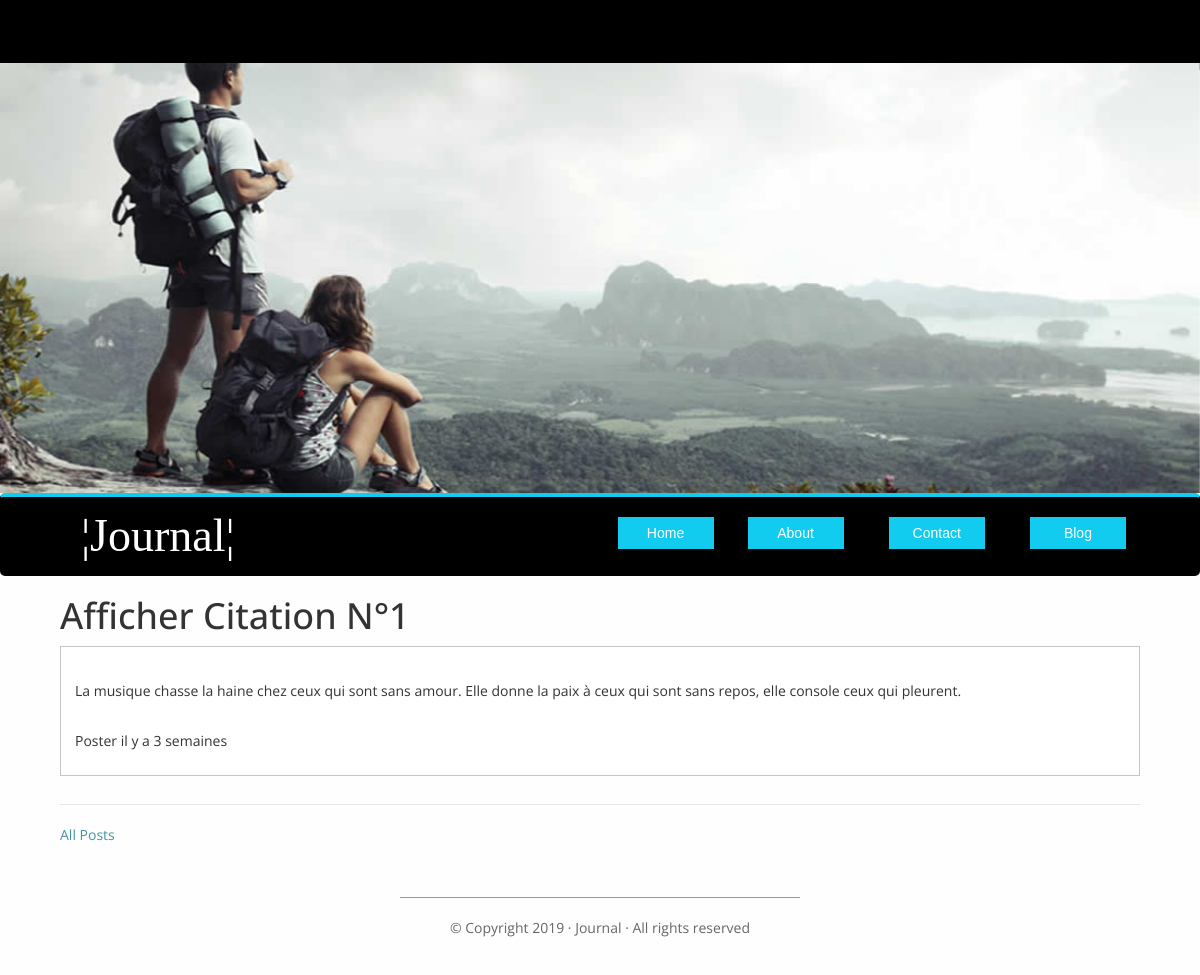
Page /blog/posts/1 on the committed database.
### blog/models.py (models this page shows, shortened)
class Post(models.Model):
	title=models.CharField(max_length=255)
	body=models.TextField()
	created_at=models.DateTimeField(auto_now_add=True)
	updated_at=models.DateTimeField(auto_now=True)

### blog/views.py (the view)
# urls.py: url(r'^posts/(?P<id>[0-9]+)$', views.show),
def show(request , id):
	post = Post.objects.get(pk=id)
	return render(request, 'blog/show.html' , {'post': post})

### blog/templates/blog/show.html (shortened to what this page needs)
{% extends 'layouts/_nav.html' %}
{% block content %}
   <h1>Afficher Citation N°{{post.id}}</h1>
   <article>
	  <ul>
    	  <p>{{post.body}}</p>
    	   <br>
    	    <p class="time"><time datetime="{{ post.created_at|date:'Y-m-d'}}">Poster il y a {{ post.created_at|timesince }}</time></p>
      </ul>
    </article>
    <hr>
    <p><a href="{% url 'index' %}">All Posts</p>
{% endblock %}

### blog/static/css/style.css (style rules this page uses)
body { font-family: 'open Sans', Helvetica, Arial, sans-serif; background-color: #fefefe; }
* { margin: 0; padding: 0; }
article { background-color: #fff; border: 1px solid #c5c5c5; margin-bottom:2em; padding: 1em; }
ul { padding:0; margin:0; list-style-type:none; }

### blog/templates/layouts/_nav.html (style rules this page uses)
ul { padding:0; margin:0; list-style-type:none; }

### rows in the picture
Post: id "1", body "La musique chasse la haine chez ceux qui sont sans amour. Elle donne la paix à ceux qui sont sans repos, elle console ceux qui pleurent.", created_at "3 semaines"
